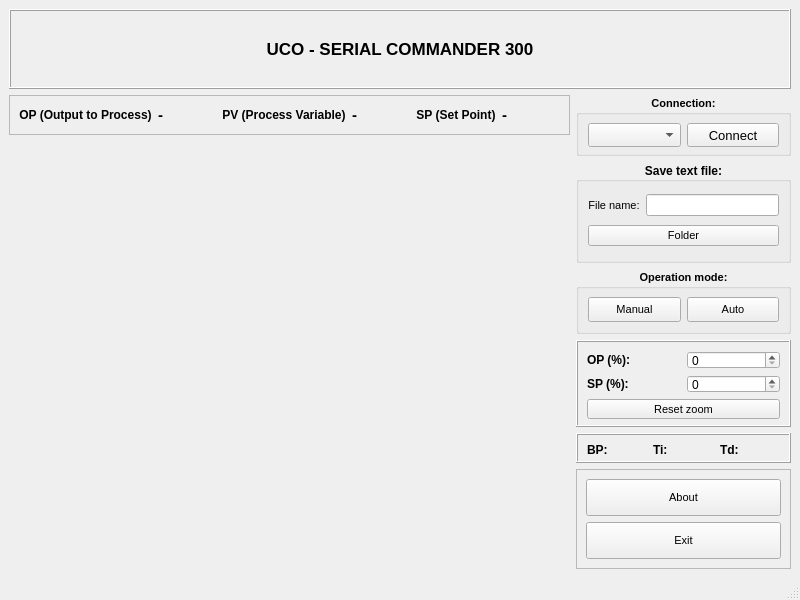
<?xml version="1.0" encoding="UTF-8"?>
<ui version="4.0">
 <class>MainWindow</class>
 <widget class="QMainWindow" name="MainWindow">
  <property name="geometry">
   <rect>
    <x>0</x>
    <y>0</y>
    <width>800</width>
    <height>600</height>
   </rect>
  </property>
  <property name="minimumSize">
   <size>
    <width>800</width>
    <height>600</height>
   </size>
  </property>
  <property name="windowTitle">
   <string>MainWindow</string>
  </property>
  <widget class="QWidget" name="centralwidget">
   <layout class="QVBoxLayout" name="verticalLayout_4">
    <item>
     <widget class="QFrame" name="frame_3">
      <property name="sizePolicy">
       <sizepolicy hsizetype="Expanding" vsizetype="Fixed">
        <horstretch>0</horstretch>
        <verstretch>0</verstretch>
       </sizepolicy>
      </property>
      <property name="minimumSize">
       <size>
        <width>781</width>
        <height>80</height>
       </size>
      </property>
      <property name="maximumSize">
       <size>
        <width>16777215</width>
        <height>80</height>
       </size>
      </property>
      <property name="frameShape">
       <enum>QFrame::Box</enum>
      </property>
      <property name="frameShadow">
       <enum>QFrame::Raised</enum>
      </property>
      <layout class="QHBoxLayout" name="horizontalLayout_3">
       <item>
        <widget class="QLabel" name="label_logouco">
         <property name="sizePolicy">
          <sizepolicy hsizetype="Fixed" vsizetype="Fixed">
           <horstretch>0</horstretch>
           <verstretch>0</verstretch>
          </sizepolicy>
         </property>
         <property name="minimumSize">
          <size>
           <width>100</width>
           <height>60</height>
          </size>
         </property>
         <property name="maximumSize">
          <size>
           <width>100</width>
           <height>70</height>
          </size>
         </property>
         <property name="text">
          <string/>
         </property>
        </widget>
       </item>
       <item>
        <widget class="QLabel" name="label">
         <property name="sizePolicy">
          <sizepolicy hsizetype="Expanding" vsizetype="Preferred">
           <horstretch>0</horstretch>
           <verstretch>0</verstretch>
          </sizepolicy>
         </property>
         <property name="font">
          <font>
           <pointsize>13</pointsize>
           <bold>true</bold>
          </font>
         </property>
         <property name="text">
          <string>UCO - SERIAL COMMANDER 300</string>
         </property>
         <property name="alignment">
          <set>Qt::AlignCenter</set>
         </property>
        </widget>
       </item>
       <item>
        <widget class="QLabel" name="label_logoprinia">
         <property name="sizePolicy">
          <sizepolicy hsizetype="Fixed" vsizetype="Fixed">
           <horstretch>0</horstretch>
           <verstretch>0</verstretch>
          </sizepolicy>
         </property>
         <property name="minimumSize">
          <size>
           <width>100</width>
           <height>60</height>
          </size>
         </property>
         <property name="maximumSize">
          <size>
           <width>100</width>
           <height>75</height>
          </size>
         </property>
         <property name="text">
          <string/>
         </property>
        </widget>
       </item>
      </layout>
     </widget>
    </item>
    <item>
     <layout class="QHBoxLayout" name="horizontalLayout_4">
      <item>
       <layout class="QVBoxLayout" name="verticalLayout_2">
        <item>
         <widget class="QFrame" name="frame">
          <property name="minimumSize">
           <size>
            <width>561</width>
            <height>40</height>
           </size>
          </property>
          <property name="maximumSize">
           <size>
            <width>16777215</width>
            <height>40</height>
           </size>
          </property>
          <property name="frameShape">
           <enum>QFrame::StyledPanel</enum>
          </property>
          <property name="frameShadow">
           <enum>QFrame::Raised</enum>
          </property>
          <layout class="QHBoxLayout" name="horizontalLayout">
           <item>
            <widget class="QLabel" name="label_6">
             <property name="maximumSize">
              <size>
               <width>16777215</width>
               <height>21</height>
              </size>
             </property>
             <property name="font">
              <font>
               <pointsize>9</pointsize>
               <bold>true</bold>
              </font>
             </property>
             <property name="text">
              <string>OP (Output to Process)</string>
             </property>
             <property name="alignment">
              <set>Qt::AlignCenter</set>
             </property>
            </widget>
           </item>
           <item>
            <widget class="QLabel" name="label_7">
             <property name="maximumSize">
              <size>
               <width>16777215</width>
               <height>21</height>
              </size>
             </property>
             <property name="font">
              <font>
               <pointsize>11</pointsize>
               <bold>true</bold>
              </font>
             </property>
             <property name="text">
              <string>-</string>
             </property>
             <property name="alignment">
              <set>Qt::AlignLeading|Qt::AlignLeft|Qt::AlignVCenter</set>
             </property>
            </widget>
           </item>
           <item>
            <widget class="QLabel" name="label_8">
             <property name="maximumSize">
              <size>
               <width>16777215</width>
               <height>21</height>
              </size>
             </property>
             <property name="font">
              <font>
               <bold>true</bold>
              </font>
             </property>
             <property name="text">
              <string>PV (Process Variable)</string>
             </property>
             <property name="alignment">
              <set>Qt::AlignCenter</set>
             </property>
            </widget>
           </item>
           <item>
            <widget class="QLabel" name="label_9">
             <property name="maximumSize">
              <size>
               <width>16777215</width>
               <height>21</height>
              </size>
             </property>
             <property name="font">
              <font>
               <pointsize>11</pointsize>
               <bold>true</bold>
              </font>
             </property>
             <property name="text">
              <string>-</string>
             </property>
             <property name="alignment">
              <set>Qt::AlignLeading|Qt::AlignLeft|Qt::AlignVCenter</set>
             </property>
            </widget>
           </item>
           <item>
            <widget class="QLabel" name="label_10">
             <property name="maximumSize">
              <size>
               <width>16777215</width>
               <height>21</height>
              </size>
             </property>
             <property name="font">
              <font>
               <bold>true</bold>
              </font>
             </property>
             <property name="text">
              <string>SP (Set Point)</string>
             </property>
             <property name="alignment">
              <set>Qt::AlignCenter</set>
             </property>
            </widget>
           </item>
           <item>
            <widget class="QLabel" name="label_11">
             <property name="maximumSize">
              <size>
               <width>16777215</width>
               <height>21</height>
              </size>
             </property>
             <property name="font">
              <font>
               <pointsize>11</pointsize>
               <bold>true</bold>
              </font>
             </property>
             <property name="text">
              <string>-</string>
             </property>
             <property name="alignment">
              <set>Qt::AlignLeading|Qt::AlignLeft|Qt::AlignVCenter</set>
             </property>
            </widget>
           </item>
          </layout>
         </widget>
        </item>
        <item>
         <widget class="QCustomPlot" name="plot" native="true">
          <property name="sizePolicy">
           <sizepolicy hsizetype="Expanding" vsizetype="Expanding">
            <horstretch>0</horstretch>
            <verstretch>0</verstretch>
           </sizepolicy>
          </property>
          <property name="minimumSize">
           <size>
            <width>561</width>
            <height>395</height>
           </size>
          </property>
         </widget>
        </item>
       </layout>
      </item>
      <item>
       <layout class="QVBoxLayout" name="verticalLayout">
        <item>
         <widget class="QGroupBox" name="groupBox">
          <property name="sizePolicy">
           <sizepolicy hsizetype="Preferred" vsizetype="Expanding">
            <horstretch>0</horstretch>
            <verstretch>0</verstretch>
           </sizepolicy>
          </property>
          <property name="minimumSize">
           <size>
            <width>211</width>
            <height>61</height>
           </size>
          </property>
          <property name="maximumSize">
           <size>
            <width>250</width>
            <height>16777215</height>
           </size>
          </property>
          <property name="font">
           <font>
            <pointsize>8</pointsize>
            <bold>true</bold>
           </font>
          </property>
          <property name="title">
           <string>Connection:</string>
          </property>
          <property name="alignment">
           <set>Qt::AlignCenter</set>
          </property>
          <layout class="QHBoxLayout" name="horizontalLayout_5">
           <item>
            <widget class="QComboBox" name="comboBox">
             <property name="minimumSize">
              <size>
               <width>80</width>
               <height>24</height>
              </size>
             </property>
             <property name="maximumSize">
              <size>
               <width>300</width>
               <height>50</height>
              </size>
             </property>
            </widget>
           </item>
           <item>
            <widget class="QPushButton" name="pushButton">
             <property name="sizePolicy">
              <sizepolicy hsizetype="Minimum" vsizetype="Preferred">
               <horstretch>0</horstretch>
               <verstretch>0</verstretch>
              </sizepolicy>
             </property>
             <property name="minimumSize">
              <size>
               <width>80</width>
               <height>24</height>
              </size>
             </property>
             <property name="maximumSize">
              <size>
               <width>300</width>
               <height>50</height>
              </size>
             </property>
             <property name="font">
              <font>
               <pointsize>10</pointsize>
               <bold>false</bold>
              </font>
             </property>
             <property name="text">
              <string>Connect</string>
             </property>
            </widget>
           </item>
          </layout>
         </widget>
        </item>
        <item>
         <widget class="QGroupBox" name="groupBox_3">
          <property name="sizePolicy">
           <sizepolicy hsizetype="Preferred" vsizetype="Expanding">
            <horstretch>0</horstretch>
            <verstretch>0</verstretch>
           </sizepolicy>
          </property>
          <property name="minimumSize">
           <size>
            <width>211</width>
            <height>101</height>
           </size>
          </property>
          <property name="maximumSize">
           <size>
            <width>250</width>
            <height>16777215</height>
           </size>
          </property>
          <property name="font">
           <font>
            <bold>true</bold>
           </font>
          </property>
          <property name="title">
           <string>Save text file:</string>
          </property>
          <property name="alignment">
           <set>Qt::AlignCenter</set>
          </property>
          <layout class="QGridLayout" name="gridLayout_3">
           <item row="0" column="0">
            <widget class="QLabel" name="label_4">
             <property name="font">
              <font>
               <pointsize>8</pointsize>
               <bold>false</bold>
              </font>
             </property>
             <property name="text">
              <string>File name:</string>
             </property>
             <property name="alignment">
              <set>Qt::AlignCenter</set>
             </property>
            </widget>
           </item>
           <item row="0" column="1">
            <widget class="QLineEdit" name="lineEdit_3">
             <property name="font">
              <font>
               <pointsize>8</pointsize>
               <bold>true</bold>
              </font>
             </property>
            </widget>
           </item>
           <item row="1" column="0" colspan="2">
            <widget class="QPushButton" name="pushButton_4">
             <property name="font">
              <font>
               <pointsize>8</pointsize>
               <bold>false</bold>
              </font>
             </property>
             <property name="text">
              <string>Folder</string>
             </property>
            </widget>
           </item>
          </layout>
         </widget>
        </item>
        <item>
         <widget class="QGroupBox" name="groupBox_2">
          <property name="sizePolicy">
           <sizepolicy hsizetype="Preferred" vsizetype="Expanding">
            <horstretch>0</horstretch>
            <verstretch>0</verstretch>
           </sizepolicy>
          </property>
          <property name="minimumSize">
           <size>
            <width>210</width>
            <height>65</height>
           </size>
          </property>
          <property name="maximumSize">
           <size>
            <width>250</width>
            <height>65</height>
           </size>
          </property>
          <property name="font">
           <font>
            <pointsize>8</pointsize>
            <bold>true</bold>
           </font>
          </property>
          <property name="title">
           <string>Operation mode:</string>
          </property>
          <property name="alignment">
           <set>Qt::AlignCenter</set>
          </property>
          <layout class="QHBoxLayout" name="horizontalLayout_2">
           <item>
            <widget class="QPushButton" name="pushButton_2">
             <property name="sizePolicy">
              <sizepolicy hsizetype="Minimum" vsizetype="Preferred">
               <horstretch>0</horstretch>
               <verstretch>0</verstretch>
              </sizepolicy>
             </property>
             <property name="minimumSize">
              <size>
               <width>88</width>
               <height>23</height>
              </size>
             </property>
             <property name="maximumSize">
              <size>
               <width>16777215</width>
               <height>40</height>
              </size>
             </property>
             <property name="font">
              <font>
               <pointsize>8</pointsize>
               <bold>false</bold>
              </font>
             </property>
             <property name="text">
              <string>Manual</string>
             </property>
            </widget>
           </item>
           <item>
            <widget class="QPushButton" name="pushButton_3">
             <property name="sizePolicy">
              <sizepolicy hsizetype="Minimum" vsizetype="Preferred">
               <horstretch>0</horstretch>
               <verstretch>0</verstretch>
              </sizepolicy>
             </property>
             <property name="minimumSize">
              <size>
               <width>88</width>
               <height>23</height>
              </size>
             </property>
             <property name="maximumSize">
              <size>
               <width>16777215</width>
               <height>40</height>
              </size>
             </property>
             <property name="font">
              <font>
               <pointsize>8</pointsize>
               <bold>false</bold>
              </font>
             </property>
             <property name="text">
              <string>Auto</string>
             </property>
            </widget>
           </item>
          </layout>
         </widget>
        </item>
        <item>
         <widget class="QFrame" name="frame_4">
          <property name="sizePolicy">
           <sizepolicy hsizetype="Preferred" vsizetype="Expanding">
            <horstretch>0</horstretch>
            <verstretch>0</verstretch>
           </sizepolicy>
          </property>
          <property name="minimumSize">
           <size>
            <width>211</width>
            <height>81</height>
           </size>
          </property>
          <property name="maximumSize">
           <size>
            <width>250</width>
            <height>150</height>
           </size>
          </property>
          <property name="frameShape">
           <enum>QFrame::Box</enum>
          </property>
          <property name="frameShadow">
           <enum>QFrame::Raised</enum>
          </property>
          <layout class="QGridLayout" name="gridLayout_2">
           <item row="0" column="0">
            <widget class="QLabel" name="label_2">
             <property name="font">
              <font>
               <pointsize>9</pointsize>
               <bold>true</bold>
              </font>
             </property>
             <property name="text">
              <string>OP (%):</string>
             </property>
            </widget>
           </item>
           <item row="1" column="0">
            <widget class="QLabel" name="label_3">
             <property name="font">
              <font>
               <pointsize>9</pointsize>
               <bold>true</bold>
              </font>
             </property>
             <property name="text">
              <string>SP (%):</string>
             </property>
            </widget>
           </item>
           <item row="1" column="1">
            <widget class="QSpinBox" name="spinBox_2"/>
           </item>
           <item row="0" column="1">
            <widget class="QSpinBox" name="spinBox">
             <property name="maximum">
              <number>100</number>
             </property>
             <property name="singleStep">
              <number>10</number>
             </property>
            </widget>
           </item>
           <item row="2" column="0" colspan="2">
            <widget class="QPushButton" name="pushButton_7">
             <property name="minimumSize">
              <size>
               <width>0</width>
               <height>20</height>
              </size>
             </property>
             <property name="maximumSize">
              <size>
               <width>16777215</width>
               <height>25</height>
              </size>
             </property>
             <property name="font">
              <font>
               <pointsize>8</pointsize>
              </font>
             </property>
             <property name="text">
              <string>Reset zoom</string>
             </property>
            </widget>
           </item>
          </layout>
         </widget>
        </item>
        <item>
         <widget class="QFrame" name="frame_2">
          <property name="minimumSize">
           <size>
            <width>210</width>
            <height>30</height>
           </size>
          </property>
          <property name="maximumSize">
           <size>
            <width>16777215</width>
            <height>30</height>
           </size>
          </property>
          <property name="frameShape">
           <enum>QFrame::Box</enum>
          </property>
          <property name="frameShadow">
           <enum>QFrame::Raised</enum>
          </property>
          <layout class="QHBoxLayout" name="horizontalLayout_6">
           <property name="topMargin">
            <number>0</number>
           </property>
           <item>
            <widget class="QLabel" name="label_5">
             <property name="minimumSize">
              <size>
               <width>0</width>
               <height>30</height>
              </size>
             </property>
             <property name="maximumSize">
              <size>
               <width>16777215</width>
               <height>30</height>
              </size>
             </property>
             <property name="font">
              <font>
               <pointsize>9</pointsize>
               <bold>true</bold>
              </font>
             </property>
             <property name="text">
              <string>BP:</string>
             </property>
             <property name="alignment">
              <set>Qt::AlignLeading|Qt::AlignLeft|Qt::AlignVCenter</set>
             </property>
            </widget>
           </item>
           <item>
            <widget class="QLabel" name="label_12">
             <property name="minimumSize">
              <size>
               <width>30</width>
               <height>30</height>
              </size>
             </property>
             <property name="maximumSize">
              <size>
               <width>16777215</width>
               <height>30</height>
              </size>
             </property>
             <property name="font">
              <font>
               <pointsize>9</pointsize>
              </font>
             </property>
             <property name="text">
              <string/>
             </property>
             <property name="alignment">
              <set>Qt::AlignLeading|Qt::AlignLeft|Qt::AlignVCenter</set>
             </property>
            </widget>
           </item>
           <item>
            <widget class="QLabel" name="label_14">
             <property name="enabled">
              <bool>true</bool>
             </property>
             <property name="minimumSize">
              <size>
               <width>0</width>
               <height>30</height>
              </size>
             </property>
             <property name="maximumSize">
              <size>
               <width>16777215</width>
               <height>30</height>
              </size>
             </property>
             <property name="font">
              <font>
               <pointsize>9</pointsize>
               <bold>true</bold>
              </font>
             </property>
             <property name="text">
              <string>Ti:</string>
             </property>
             <property name="alignment">
              <set>Qt::AlignLeading|Qt::AlignLeft|Qt::AlignVCenter</set>
             </property>
            </widget>
           </item>
           <item>
            <widget class="QLabel" name="label_13">
             <property name="minimumSize">
              <size>
               <width>30</width>
               <height>30</height>
              </size>
             </property>
             <property name="maximumSize">
              <size>
               <width>16777215</width>
               <height>30</height>
              </size>
             </property>
             <property name="font">
              <font>
               <pointsize>9</pointsize>
              </font>
             </property>
             <property name="text">
              <string/>
             </property>
            </widget>
           </item>
           <item>
            <widget class="QLabel" name="label_16">
             <property name="minimumSize">
              <size>
               <width>0</width>
               <height>30</height>
              </size>
             </property>
             <property name="maximumSize">
              <size>
               <width>16777215</width>
               <height>30</height>
              </size>
             </property>
             <property name="font">
              <font>
               <pointsize>9</pointsize>
               <bold>true</bold>
              </font>
             </property>
             <property name="text">
              <string>Td:</string>
             </property>
            </widget>
           </item>
           <item>
            <widget class="QLabel" name="label_15">
             <property name="minimumSize">
              <size>
               <width>30</width>
               <height>30</height>
              </size>
             </property>
             <property name="maximumSize">
              <size>
               <width>16777215</width>
               <height>30</height>
              </size>
             </property>
             <property name="font">
              <font>
               <pointsize>9</pointsize>
              </font>
             </property>
             <property name="text">
              <string/>
             </property>
            </widget>
           </item>
          </layout>
         </widget>
        </item>
        <item>
         <widget class="QFrame" name="frame_5">
          <property name="sizePolicy">
           <sizepolicy hsizetype="Preferred" vsizetype="Expanding">
            <horstretch>0</horstretch>
            <verstretch>0</verstretch>
           </sizepolicy>
          </property>
          <property name="minimumSize">
           <size>
            <width>211</width>
            <height>100</height>
           </size>
          </property>
          <property name="maximumSize">
           <size>
            <width>250</width>
            <height>16777215</height>
           </size>
          </property>
          <property name="frameShape">
           <enum>QFrame::StyledPanel</enum>
          </property>
          <property name="frameShadow">
           <enum>QFrame::Raised</enum>
          </property>
          <layout class="QVBoxLayout" name="verticalLayout_3">
           <item>
            <widget class="QPushButton" name="pushButton_5">
             <property name="sizePolicy">
              <sizepolicy hsizetype="Minimum" vsizetype="Preferred">
               <horstretch>0</horstretch>
               <verstretch>0</verstretch>
              </sizepolicy>
             </property>
             <property name="minimumSize">
              <size>
               <width>181</width>
               <height>31</height>
              </size>
             </property>
             <property name="font">
              <font>
               <pointsize>8</pointsize>
              </font>
             </property>
             <property name="text">
              <string>About</string>
             </property>
            </widget>
           </item>
           <item>
            <widget class="QPushButton" name="pushButton_6">
             <property name="sizePolicy">
              <sizepolicy hsizetype="Minimum" vsizetype="Preferred">
               <horstretch>0</horstretch>
               <verstretch>0</verstretch>
              </sizepolicy>
             </property>
             <property name="minimumSize">
              <size>
               <width>181</width>
               <height>31</height>
              </size>
             </property>
             <property name="font">
              <font>
               <pointsize>8</pointsize>
              </font>
             </property>
             <property name="text">
              <string>Exit</string>
             </property>
            </widget>
           </item>
          </layout>
         </widget>
        </item>
       </layout>
      </item>
     </layout>
    </item>
   </layout>
  </widget>
  <widget class="QMenuBar" name="menubar">
   <property name="geometry">
    <rect>
     <x>0</x>
     <y>0</y>
     <width>800</width>
     <height>21</height>
    </rect>
   </property>
  </widget>
  <widget class="QStatusBar" name="statusbar"/>
 </widget>
 <customwidgets>
  <customwidget>
   <class>QCustomPlot</class>
   <extends>QWidget</extends>
   <header>qcustomplot.h</header>
   <container>1</container>
  </customwidget>
 </customwidgets>
 <resources/>
 <connections/>
</ui>
